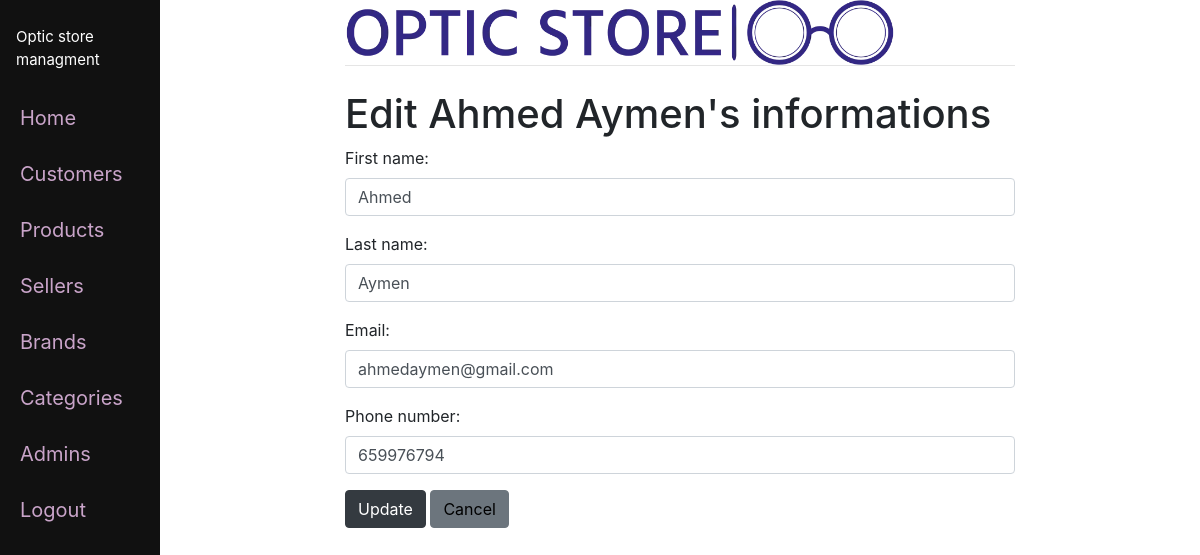
Page /edit_seller/1 (signed in) on the committed database.
### optic/models.py (models this page shows)
class Seller(models.Model):
    first_sname = models.CharField(max_length=100)
    last_sname = models.CharField(max_length=100)
    added = models.DateField(auto_now_add=True)
    added_by = models.CharField(max_length=30, null=True)
    email = models.EmailField(max_length=100)
    phones_number = models.DecimalField(max_digits=10, decimal_places=0)
    def __str__(self) -> str:
        return (f"{self.first_sname} {self.last_sname}")

### optic/views.py (the view)
# urls.py: path('edit_seller/<int:pk>', views.edit_seller, name='edit_seller'),
def edit_seller(request, pk):
    current_seller = Seller.objects.get(id=pk)
    form = addsellerForm(request.POST or None, instance=current_seller)
    if form.is_valid():
        form.save()
        messages.success(request, "seller's infos are updated successfully ")
        return redirect('sellers')
    return render(request, 'edit_seller.html', {'form':form, 'current_seller':current_seller})

### optic/forms.py
class addsellerForm(forms.ModelForm):
    first_sname = forms.CharField(label="First name", widget=forms.TextInput(attrs={'class':'form-control', 'placeholder':'First name of the seller'}), required=True)
    last_sname = forms.CharField(label="Last name", widget=forms.TextInput(attrs={'class':'form-control', 'placeholder':'Last/Family name of the seller'}), required=True)
    email = forms.EmailField(label="Email", widget=forms.TextInput(attrs={'class':'form-control', 'placeholder':'Email of the seller'}), required=True)
    phones_number = forms.DecimalField(label="Phone number", widget=forms.TextInput(attrs={'class':'form-control', 'placeholder':'Phone number of the seller'}), required=True)
    added_by = forms.CharField(widget=forms.HiddenInput(), required=False)
    class Meta:
        model = Seller
        exclude =("user",)

### optic/templates/edit_seller.html (shortened to what this page needs)
{% extends 'base.html' %}
{% block content%}
{% if user.is_staff %}
	<h1>Edit {{ current_seller }}'s informations</h1>
	<form method="POST" >
		{{form.as_p}}
		<button type="submit" class="btn btn-dark">Update</button>
		<a href="{% url 'sellers' %}", class="btn btn-secondary">Cancel</a>
	</form>
{% elif user.is_authenticated %}
	<small>Your account doesn't have the permission to view this page</small>
{% else %}
	<small><a href="/">Login</a> to view this page</small>
{% endif %}
{% endblock %}

### optic/templates/base.html (style rules this page uses)
.main a { color: rgb(0, 0, 0); }

### rows in the picture
Seller: first_sname+last_sname "Ahmed Aymen", first_sname "Ahmed", last_sname "Aymen", email "ahmedaymen@gmail.com", phones_number "659976794"
